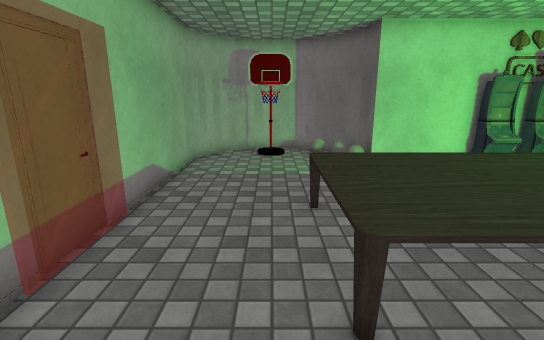
view 1 (above)

12 first-person views from a walk through a scene from a Unity 3-D project. The camera is 1.5 m above the floor, tilts 14° down and sees 85° across. The floor is counted in squares, 0.5 m on a side. Each view is taken from the middle of a square. On the plan, view 1 faces up. The plan holds only what a view shows up to about 20 squares ahead; the rest is blank. The player is left out. Some surface patterns are stand-ins.

view 2
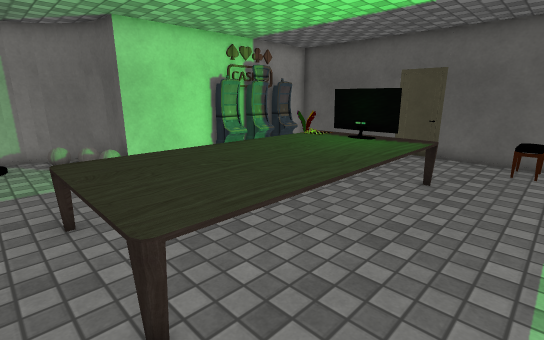

view 3
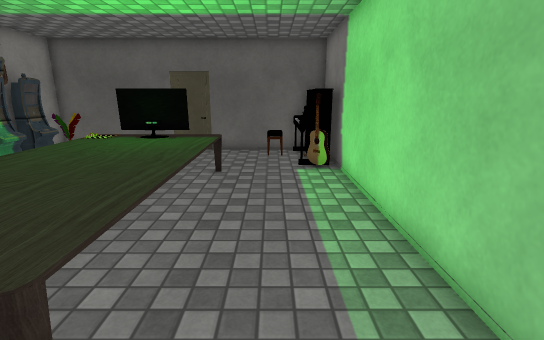

view 4
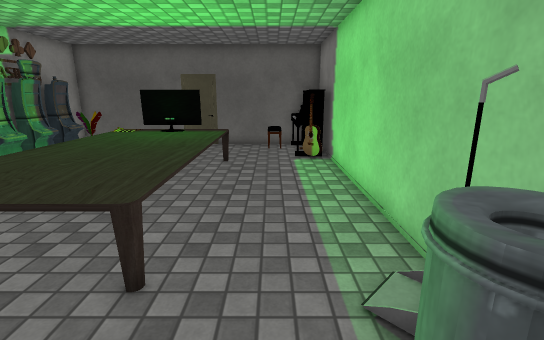

view 5
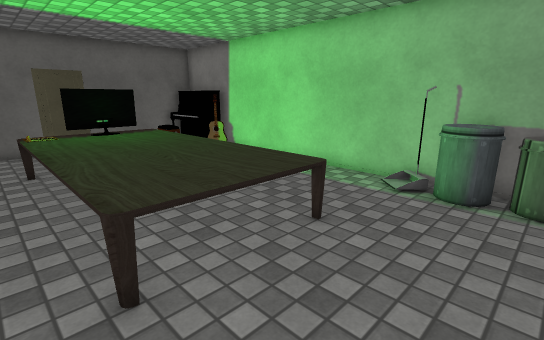

view 6
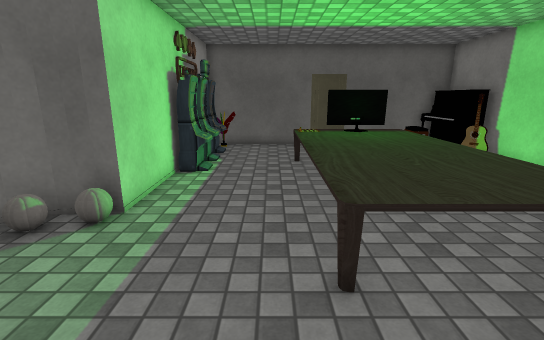

view 7
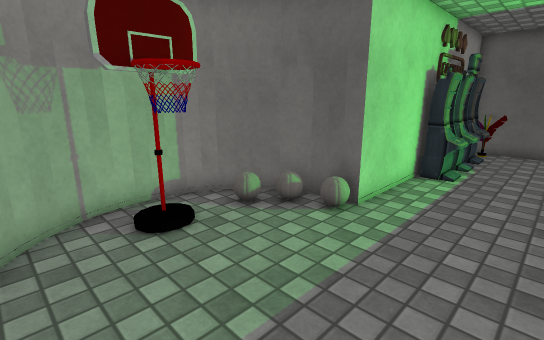

view 8
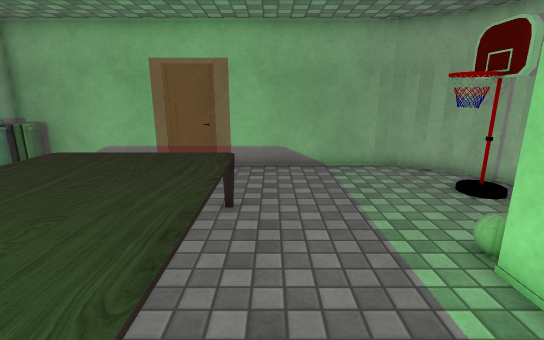

view 9
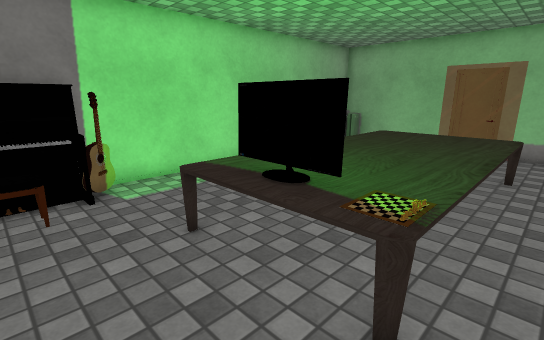

view 10
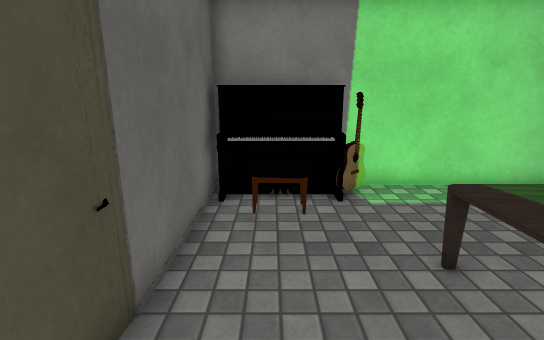

view 11
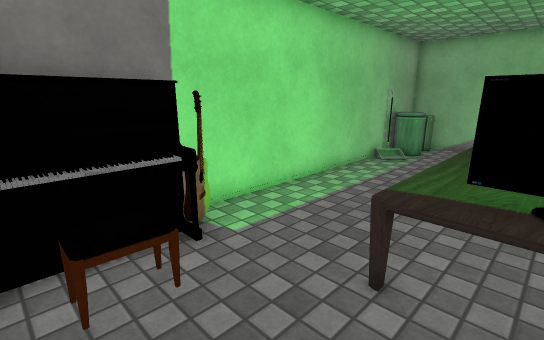

view 12
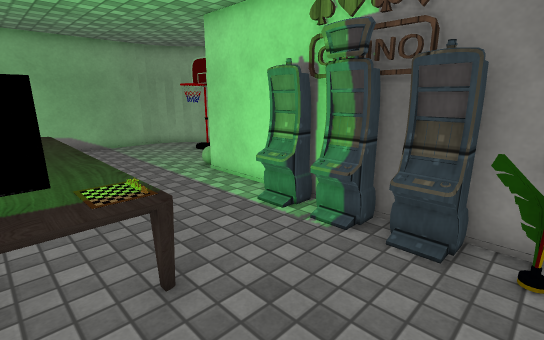

### Floor plan
Key: @ floor where view 1 was taken; # wall or solid block; . floor; = window, fence, low wall or low ledge; ^ raised ledge; O other object.
Columns run from 4 left of view 1 to 16 right of it. Each row starts with its distance up from view 1.
 17  #######
 16  #..O..##
 15 ##.OO...#
 14 #...O...##
 13 #.......#############
 12 #............OOOOOOO#
 11 #...................#
 10 #...................#
  9 #...................#
  8 #....^^^^^^^^^==....#
  7 =....^^^^^^^^^O=....#
  6 =....^^^^^^^^^O^....#
  5 =....^^^^^^^^^O^....#
  4 #....^^^^^^^^^O^....#
  3 #....^^^^^^^^^^^....#
  2 #...................#
  1 #................OO.#
  0 #O.O@...........OOOO#
 -1 #OOOO..........OOOOO#
 -2 #####################

Positions as (right, up) in squares from view 1, and headings:
1: (0, 0), facing up
2: (0, 0), facing up-right
3: (-1, 1), facing right
4: (-3, 1), facing right
5: (-3, 9), facing down-right
6: (-3, 9), facing right
7: (-3, 9), facing up-right
8: (9, 9), facing left
9: (14, 9), facing down-left
10: (14, 8), facing down
11: (15, 5), facing down-left
12: (15, 6), facing up-left
